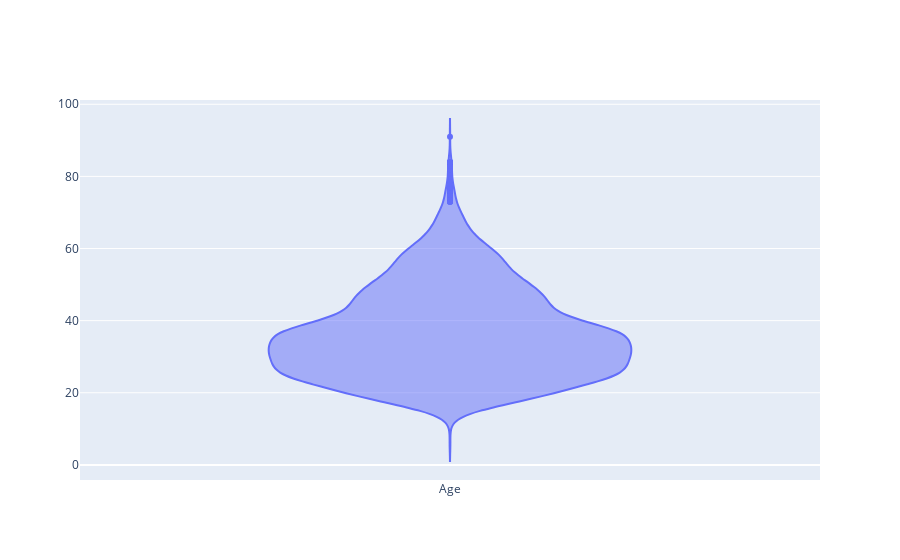

The notebook cell this image was saved under:
### Code cell
fig = go.Figure(
    data=go.Violin(
        y=death_case['age'], 
        x0='Age'
    )
)

fig.show()

### Figure 1 — Plotly figure (JSON) as saved in the notebook; plotly's stock layout.template omitted (floating-point values rounded to 4 significant figures; data arrays with more than 128 entries replaced by an {"elided": "..."} marker saying what was removed)
{"data": [{"type": "violin", "x0": "Age", "y": {"elided": "4895 float values"}}], "layout": {}}
